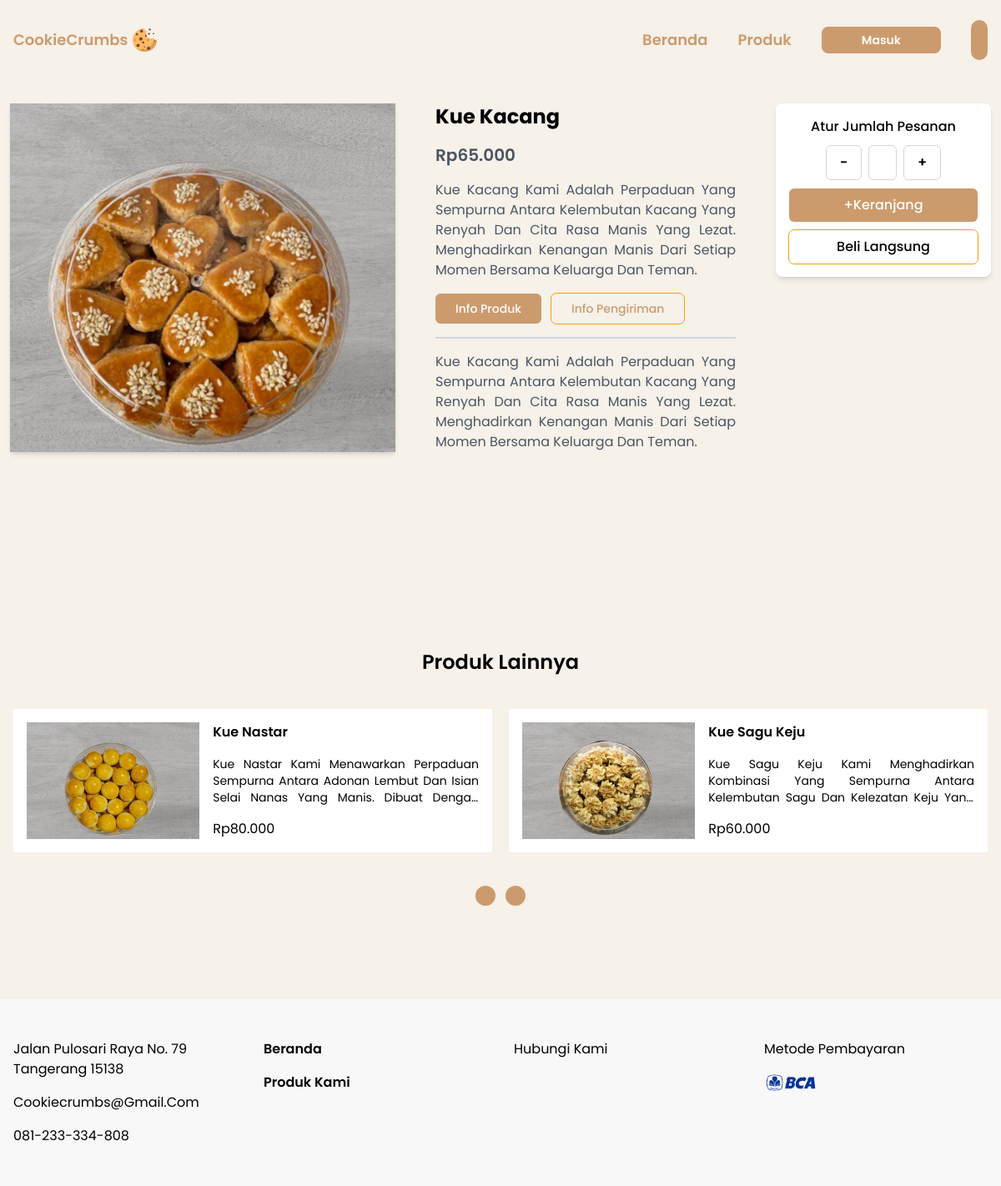
Screenshot of /product-detail.php?id=3 with the database file from the repository.
### tables this page shows
CREATE TABLE `product` (
  `product_id` int(11) NOT NULL,
  `product_image` text NOT NULL,
  `product_name` varchar(50) NOT NULL,
  `product_desc` varchar(500) NOT NULL,
  `product_price` int(11) NOT NULL,
  `product_recommend` tinyint(1) NOT NULL,
  `insert_date` datetime NOT NULL,
  `last_update_time` datetime NOT NULL
);

### function.php (called while the page is built, shortened)
<?php
$conn = mysqli_connect('localhost', 'root', '', 'cookiecrumb');
function query($query)
{
    global $conn;
    $result = mysqli_query($conn, $query);
    $rows = [];
    while ($row = mysqli_fetch_object($result)) {
        $rows[] = $row;
    }
    return $rows;
}
function formatNumber($number)
{
    return number_format($number, 0, ',', '.');
}

### product-detail.php (the view, shortened to what this page needs)
<?php
require "function.php";
$productId = $_GET["id"];
$detailProduct = query("select * from product where product_id = $productId ");
?>
<!DOCTYPE html>
<html lang="en">
<head>
  <link rel="stylesheet" href="src/output.css" />
  <link rel="stylesheet" href="https://cdn.jsdelivr.net/npm/@tabler/icons-webfont@latest/dist/tabler-icons.min.css" />
</head>
<body class="bg-[#f6f1e9] font-Poppins">
  <?php include "layout/navbar.php"; ?>
  <section class="container p-4 pt-6 mx-auto md:p-3">
    <?php
    foreach ($detailProduct as $product) { ?>
      <div class="grid grid-cols-1 gap-6 xl:gap-12 xl:grid-cols-12">
        <div class="h-full col-span-6 bg-black rounded shadow-md xl:col-span-5">
          <img src="assets/<?= $product->product_image ?>" alt="<?= $product->product_name ?>"
            class="object-cover w-full h-full">
        </div>
        <div class="flex flex-col col-span-6 gap-4 h-fit justify-items xl:col-span-4">
          <div class="flex flex-col gap-4 wrap justify-items ">
            <h3 class="font-bold"><?= $product->product_name ?></h3>
            <p class="text-xl font-semibold text-gray-600">Rp<?= formatNumber($product->product_price) ?></p>
            <p class="text-justify text-gray-600"><?= $product->product_desc ?></p>
          </div>
          <div class="flex gap-3 tab-event">
            <button
              class="px-6 py-2 transition-all duration-300 ease-in-out rounded-md outline outline-1 outline-amber-500 hover:text-white text-[#CC9B6D] hover:outline-0 hover:bg-[#CC9B6D] toggle-tab ">
              <h6>Info Produk</h6>
            </button>
            <button
              class="px-6 py-2 toggle-tab transition duration-300 ease-in-out rounded-md outline outline-1 outline-amber-500 hover:text-white text-[#CC9B6D] hover:outline-0 hover:bg-[#CC9B6D] ">
              <h6>Info Pengiriman</h6>
            </button>
          </div>
          <hr class="border-[0.5px] border-gray-300">
          <div class="hidden tab-box">
            <p class="text-justify text-gray-600"><?= $product->product_desc ?></p>
          </div>
        </div>
        <div
          class="sticky xl:flex hidden flex-col gap-2.5 p-4 bg-white rounded-lg shadow-md top-[110px] h-fit md:col-span-3">
          <h5 class="font-medium text-center">Atur jumlah pesanan</h5>
          <div class="flex items-center justify-center gap-2 text-base">
            <button class="px-4 py-2 font-semibold text-black border border-gray-300 rounded-md ">-</button>
            <input type="text" value="1"
              class="3xl:w-[20%] w-[15%] px-4 py-2 text-center border border-gray-300 rounded-md ">
            <button class="px-4 py-2 font-semibold text-black border border-gray-300 rounded-md ">+</button>
          </div>
          <button class="px-6 py-2 text-white rounded-md bg-[#CC9B6D]">+Keranjang</button>
          <button
            class="px-6 py-2 text-black transition duration-300 ease-in-out rounded-md hover:text-white outline-amber-500 outline outline-1 hover:outline-0 hover:bg-[#CC9B6D]">Beli
            Langsung
          </button>
        </div>
      </div>
    <?php } ?>
  </section>
  <section id="produk-lainnya" class="relative ">
    <div class="container flex flex-col gap-6 lg:gap-10 md:gap-8">
      <h3 class="font-semibold text-center">Produk Lainnya</h3>
      <div class="container swiper ">
        <div class=" product-content">
          <div class=" swiper-wrapper">
            <?php
            $result = mysqli_query($conn, "SELECT * FROM product WHERE product_id != $productId  ");
            $products = [];
            while ($row = mysqli_fetch_object($result)) {
              $products[] = $row;
            }
            foreach ($products as $product):
              ?>
              <div class="p-4 bg-white ourproduct swiper-slide ">
                <div class="grid grid-cols-5 gap-4 wrap">
                  <a class="col-span-2" href="product-detail.php?id=<?= $product->product_id ?>">
                    <img class="object-cover w-full h-full" src="assets/<?= $product->product_image ?>">
                  </a>
                  <div class="flex flex-col self-center col-span-3 gap-2 md:gap-4 wrapper">
                    <h5 class="font-semibold"><?= $product->product_name ?></h5>
                    <h6 class="text-justify line-clamp-3 "><?= $product->product_desc ?></h6>
                    <h5>Rp<?= formatNumber($product->product_price) ?></h5>
                  </div>
                </div>
              </div>
            <?php endforeach; ?>
          </div>
        </div>
      </div>
      <div class="z-10 flex w-full gap-3 mx-auto place-content-center 2xl:hidden toggle">
        <i id="prev" class="p-3 bg-[#CC9B6D] text-white text-base rounded-full ti ti-chevron-left"></i>
        <i id="next" class="p-3 bg-[#CC9B6D] text-white text-base rounded-full ti ti-chevron-right"></i>
      </div>
    </div>
  </section>
  <?php include "layout/footer.php" ?>
</body>
</html>

### rows the page displays
product: product_image (picture), product_name "Kue Kacang", product_price "65.000", product_desc "Kue Kacang Kami Adalah Perpaduan Yang Sempurna Antara Kelembutan Kacang Yang Renyah Dan Cita Rasa Manis Yang Lezat. Menghadirkan Kenangan Manis Dari Setiap Momen Bersama Keluarga Dan Teman."
product: product_image (picture), product_name "Kue Nastar", product_desc "Kue Nastar Kami Menawarkan Perpaduan Sempurna Antara Adonan Lembut Dan Isian Selai Nanas Yang Manis. Dibuat…", product_price "80.000"
product: product_image (picture), product_name "Kue Sagu Keju", product_desc "Kue Sagu Keju Kami Menghadirkan Kombinasi Yang Sempurna Antara Kelembutan Sagu Dan Kelezatan Keju…", product_price "60.000"
